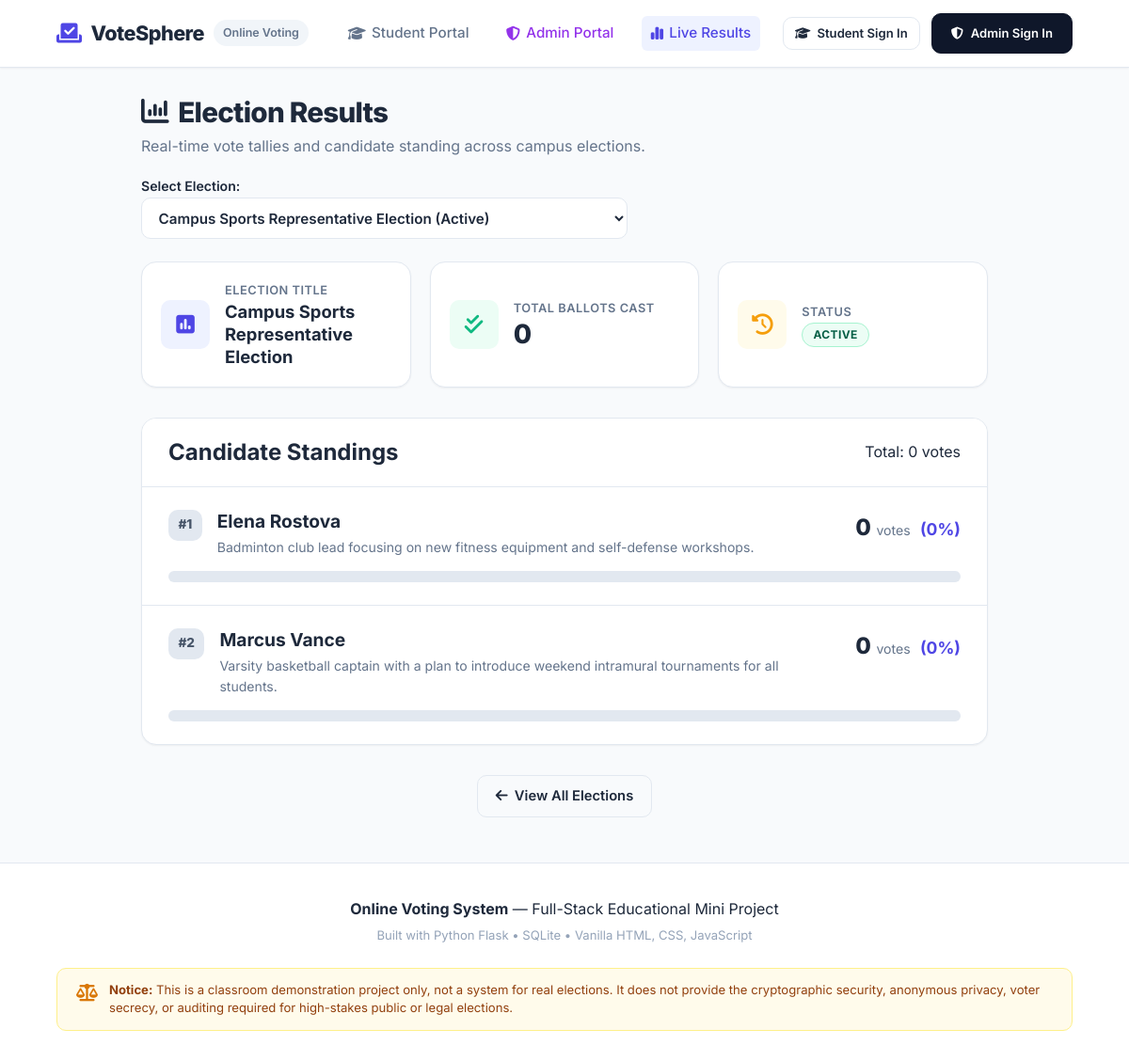
Screenshot of /results/2 with the database file from the repository.
### tables this page shows
CREATE TABLE polls (
    id INTEGER PRIMARY KEY AUTOINCREMENT,
    title TEXT NOT NULL,
    start_time TEXT NOT NULL,
    end_time TEXT NOT NULL,
    status TEXT NOT NULL DEFAULT 'active' CHECK(status IN ('active', 'closed'))
);

CREATE TABLE candidates (
    id INTEGER PRIMARY KEY AUTOINCREMENT,
    name TEXT NOT NULL,
    description TEXT,
    poll_id INTEGER NOT NULL,
    FOREIGN KEY (poll_id) REFERENCES polls (id) ON DELETE CASCADE
);

### app.py (the view)
@app.route("/results")
@app.route("/results/<int:poll_id>")
def view_results(poll_id=None):
    polls = g.db.execute("SELECT * FROM polls ORDER BY id DESC").fetchall()
    if not polls:
        flash("No polls have been created yet.", "info")
        return render_template("results.html", polls=[], selected_poll=None, results=[])
    if poll_id is None:
        selected_poll = next((p for p in polls if p["status"] == "active"), polls[0])
        poll_id = selected_poll["id"]
    else:
        selected_poll = g.db.execute("SELECT * FROM polls WHERE id = ?", (poll_id,)).fetchone()
        if not selected_poll:
            flash("Poll not found.", "warning")
            return redirect(url_for("view_results"))
    total_votes_row = g.db.execute(
        "SELECT COUNT(*) AS total FROM votes WHERE poll_id = ?", (poll_id,)
    ).fetchone()
    total_votes = total_votes_row["total"] if total_votes_row else 0
    query = """

        SELECT

            c.id,

            c.name,

            c.description,

            COUNT(v.id) AS vote_count

        FROM candidates c

        LEFT JOIN votes v ON c.id = v.candidate_id AND v.poll_id = c.poll_id

        WHERE c.poll_id = ?

        GROUP BY c.id

        ORDER BY vote_count DESC, c.name ASC

    """
    candidate_rows = g.db.execute(query, (poll_id,)).fetchall()
    results = []
    max_votes = 0
    if candidate_rows:
        max_votes = candidate_rows[0]["vote_count"]
    for row in candidate_rows:
        count = row["vote_count"]
        percentage = round((count / total_votes * 100), 1) if total_votes > 0 else 0
        is_leader = (count == max_votes and count > 0)
        results.append({
            "id": row["id"],
            "name": row["name"],
            "description": row["description"],
            "vote_count": count,
            "percentage": percentage,
            "is_leader": is_leader
        })
    return render_template(
        "results.html",
        polls=polls,
        selected_poll=selected_poll,
        results=results,
        total_votes=total_votes
    )

### app.py (called while the page is built)
@app.before_request
def before_request():
    g.db = get_db()

@app.teardown_appcontext
def close_db_connection(exception=None):
    db = g.pop('db', None)
    if db is not None:
        db.close()

### database.py (called while the page is built)
def get_db():
    conn = sqlite3.connect(DB_PATH)
    conn.row_factory = sqlite3.Row
    conn.execute("PRAGMA foreign_keys = ON")
    return conn

### templates/results.html (shortened to what this page needs)
{% extends "base.html" %}
{% block content %}
<div class="results-page">
    <div class="page-header results-header">
        <div>
            <h1 class="page-title"><i class="fa-solid fa-chart-column"></i> Election Results</h1>
            <p class="page-subtitle">Real-time vote tallies and candidate standing across campus elections.</p>
        </div>
        {% if polls %}
            <div class="poll-selector-wrapper">
                <label for="pollSelect" class="form-label mb-1">Select Election:</label>
                <select id="pollSelect" class="form-control poll-select" onchange="window.location.href='/results/' + this.value">
                    {% for poll in polls %}
                        <option value="{{ poll.id }}" {% if selected_poll and selected_poll.id == poll.id %}selected{% endif %}>
                            {{ poll.title }} ({{ poll.status|capitalize }})
                        </option>
                    {% endfor %}
                </select>
            </div>
        {% endif %}
    </div>
    {% if not selected_poll %}
        <div class="empty-state-card">
            <i class="fa-solid fa-chart-pie empty-icon"></i>
            <h3>No Results to Display</h3>
            <p>No active or completed polls were found in the database.</p>
        </div>
    {% else %}
        <div class="stats-grid">
            <div class="stat-card">
                <div class="stat-icon icon-blue">
                    <i class="fa-solid fa-square-poll-vertical"></i>
                </div>
                <div class="stat-details">
                    <span class="stat-label">Election Title</span>
                    <h3 class="stat-value-text">{{ selected_poll.title }}</h3>
                </div>
            </div>
            <div class="stat-card">
                <div class="stat-icon icon-green">
                    <i class="fa-solid fa-check-double"></i>
                </div>
                <div class="stat-details">
                    <span class="stat-label">Total Ballots Cast</span>
                    <h3 class="stat-value">{{ total_votes }}</h3>
                </div>
            </div>
            <div class="stat-card">
                <div class="stat-icon icon-amber">
                    <i class="fa-solid fa-clock-rotate-left"></i>
                </div>
                <div class="stat-details">
                    <span class="stat-label">Status</span>
                    <h3 class="stat-value-text">
                        <span class="status-badge status-{{ selected_poll.status }}">
                            {{ selected_poll.status|upper }}
                        </span>
                    </h3>
                </div>
            </div>
        </div>
        <div class="results-card">
            <div class="results-card-header">
                <h2>Candidate Standings</h2>
                <span class="text-muted">Total: {{ total_votes }} vote{% if total_votes != 1 %}s{% endif %}</span>
            </div>
            {% if not results %}
                <div class="p-4 text-center text-muted">
                    <p>No candidates are listed for this election.</p>
                </div>
            {% else %}
                <div class="results-list">
                    {% for cand in results %}
                        <div class="result-item {% if cand.is_leader %}leader-item{% endif %}">
                            <div class="result-item-header">
                                <div class="candidate-headline">
                                    <span class="rank-badge">#{{ loop.index }}</span>
                                    <div>
                                        <h3 class="result-candidate-name">
                                            {{ cand.name }}
                                        </h3>
                                        <p class="result-candidate-desc">{{ cand.description or "No description provided." }}</p>
                                    </div>
                                </div>
                                <div class="tally-score">
                                    <span class="vote-count-number">{{ cand.vote_count }}</span>
                                    <span class="vote-count-label">vote{% if cand.vote_count != 1 %}s{% endif %}</span>
                                    <span class="vote-percentage">({{ cand.percentage }}%)</span>
                                </div>
                            </div>
                            <div class="progress-bar-container">
                            </div>
                        </div>
                    {% endfor %}
                </div>
            {% endif %}
        </div>
        <div class="results-footer-bar">
            <a href="{{ url_for('vote_index') }}" class="btn btn-outline">
                <i class="fa-solid fa-arrow-left"></i> View All Elections
            </a>
        </div>
    {% endif %}
</div>
{% endblock %}

### rows the page displays
polls: title "Campus Sports Representative Election", status "ACTIVE"
candidates: name "Elena Rostova", description "Badminton club lead focusing on new fitness equipment and self-defense workshops.", vote_count "0", percentage "0"
candidates: name "Marcus Vance", description "Varsity basketball captain with a plan to introduce weekend intramural tournaments for all students.", vote_count "0", percentage "0"

### other values shown
{{ total_votes }} "0"
form field value "Campus Sports Representative Election (Active)"
